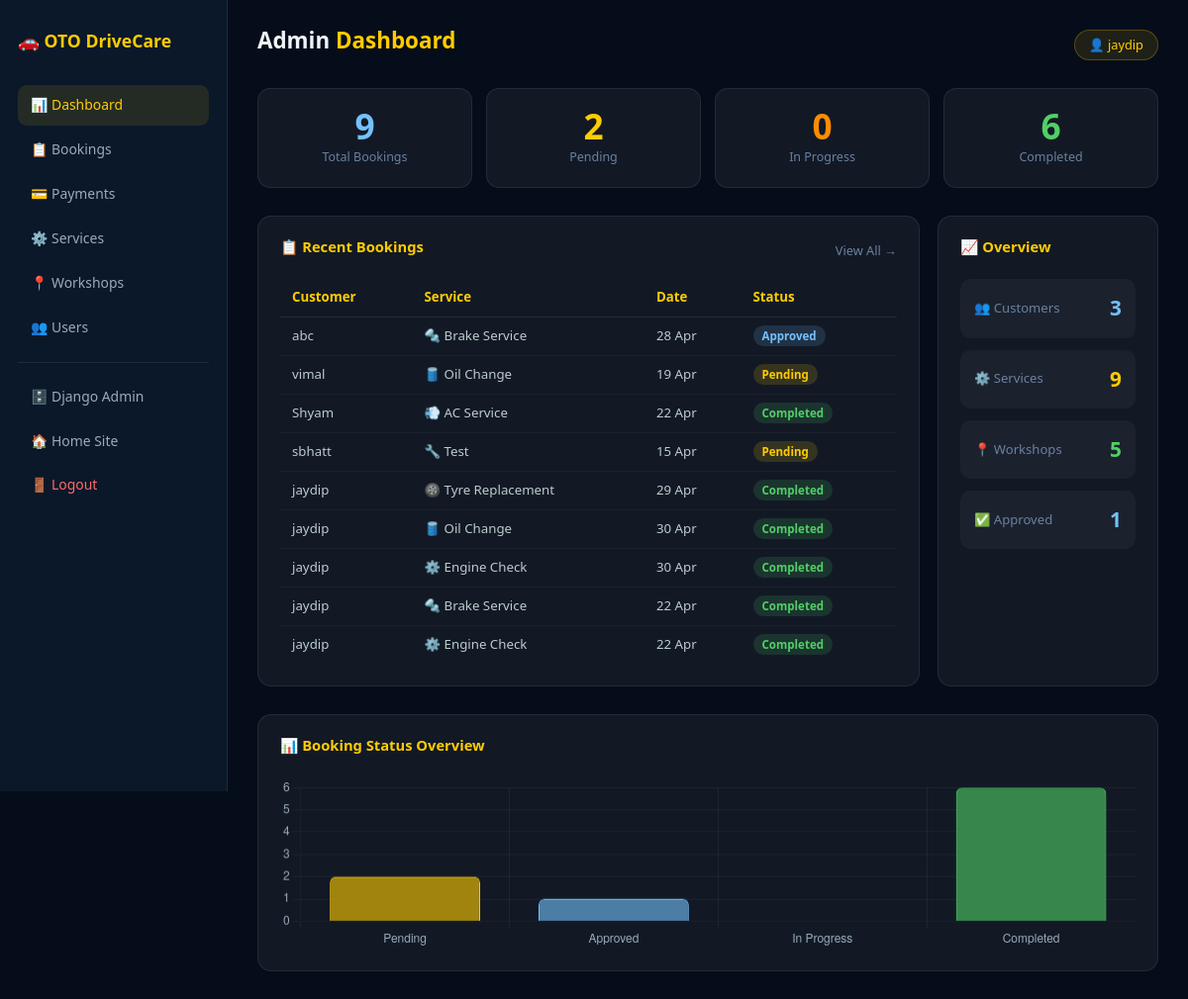
The app's page /admin-dashboard/ (signed in) with its own data.
### service/models.py (models this page shows, shortened)
class ServiceBooking(models.Model):
    STATUS_CHOICES = [
        ('Pending', 'Pending'),
        ('Approved', 'Approved'),
        ('In Progress', 'In Progress'),
        ('Completed', 'Completed'),
        ('Rejected', 'Rejected'),
        ('Cancelled', 'Cancelled'),
    ]
    customer = models.ForeignKey(User, on_delete=models.CASCADE, related_name='bookings')
    service = models.ForeignKey(Service, on_delete=models.CASCADE)
    workshop = models.ForeignKey(Workshop, on_delete=models.CASCADE)
    car_model = models.CharField(max_length=100)
    car_number = models.CharField(max_length=20)
    appointment_date = models.DateField()
    appointment_time = models.TimeField()
    notes = models.TextField(blank=True, null=True)
    status = models.CharField(max_length=20, choices=STATUS_CHOICES, default='Pending')
    payment_status = models.CharField(max_length=20, choices=[('Pending', 'Pending'), ('Paid', 'Paid')], default='Pending')
    transaction_id = models.CharField(max_length=100, blank=True, null=True)
    created_at = models.DateTimeField(auto_now_add=True)
    class Meta:
        ordering = ['-created_at']

class Service(models.Model):
    name = models.CharField(max_length=100)
    description = models.TextField()
    price = models.DecimalField(max_digits=8, decimal_places=2)
    duration = models.CharField(max_length=50)  # e.g. "2 hours"
    icon = models.CharField(max_length=10, default='🔧')
    is_active = models.BooleanField(default=True)
    created_at = models.DateTimeField(auto_now_add=True)
    class Meta:
        ordering = ['name']

### service/views.py (the view)
# urls.py: path('admin-dashboard/', views.admin_dashboard, name='admin_dashboard'),
@admin_required
def admin_dashboard(request):
    total = ServiceBooking.objects.count()
    pending = ServiceBooking.objects.filter(status='Pending').count()
    approved = ServiceBooking.objects.filter(status='Approved').count()
    in_progress = ServiceBooking.objects.filter(status='In Progress').count()
    completed = ServiceBooking.objects.filter(status='Completed').count()
    recent_bookings = ServiceBooking.objects.select_related(
        'customer', 'service', 'workshop'
    ).order_by('-created_at')[:10]
    total_users = User.objects.filter(is_staff=False).count()
    total_services = Service.objects.filter(is_active=True).count()
    total_workshops = Workshop.objects.filter(is_active=True).count()
    return render(request, 'admin_dashboard.html', {
        'total': total,
        'pending': pending,
        'approved': approved,
        'in_progress': in_progress,
        'completed': completed,
        'recent_bookings': recent_bookings,
        'total_users': total_users,
        'total_services': total_services,
        'total_workshops': total_workshops,
    })

### service/views.py (called while the page is built)
def admin_required(view_func):
    @wraps(view_func)
    def wrapper(request, *args, **kwargs):
        if not request.user.is_authenticated:
            return redirect('admin_login')
        if not request.user.is_staff:
            return redirect('home')
        return view_func(request, *args, **kwargs)
    return wrapper

### service/templates/admin_dashboard.html (shortened to what this page needs)
<!DOCTYPE html>
<html lang="en">
<head>
    <link href="https://cdn.jsdelivr.net/npm/bootstrap@5.3.0/dist/css/bootstrap.min.css" rel="stylesheet">
</head>
<body>
<div class="sidebar">
    <div class="logo">🚗 OTO DriveCare</div>
    <nav>
        <a href="/admin-dashboard/" class="active">📊 Dashboard</a>
        <a href="/admin-bookings/">📋 Bookings</a>
        <a href="/admin-payments/">💳 Payments</a>
        <a href="/admin-services/">⚙️ Services</a>
        <a href="/admin-workshops/">📍 Workshops</a>
        <a href="/admin-users/">👥 Users</a>
        <div class="divider"></div>
        <a href="/admin/">🗄️ Django Admin</a>
        <a href="/">🏠 Home Site</a>
        <a href="/logout/" style="color:#ff6b6b;">🚪 Logout</a>
    </nav>
</div>
<div class="main">
    <div class="toprow">
        <h1>Admin <span>Dashboard</span></h1>
        <span class="admin-chip">👤 {{ request.user.username }}</span>
    </div>
    <div class="stat-grid">
        <div class="stat-card"><div class="n num-blue">{{ total }}</div><div class="l">Total Bookings</div></div>
        <div class="stat-card"><div class="n num-yellow">{{ pending }}</div><div class="l">Pending</div></div>
        <div class="stat-card"><div class="n num-orange">{{ in_progress }}</div><div class="l">In Progress</div></div>
        <div class="stat-card"><div class="n num-green">{{ completed }}</div><div class="l">Completed</div></div>
    </div>
    <div class="row2">
        <div class="panel">
            <div class="panel-head">
                <h3>📋 Recent Bookings</h3>
                <a href="/admin-bookings/">View All →</a>
            </div>
            {% if recent_bookings %}
            <table>
                <thead><tr><th>Customer</th><th>Service</th><th>Date</th><th>Status</th></tr></thead>
                <tbody>
                {% for b in recent_bookings %}
                <tr>
                    <td>{{ b.customer.username }}</td>
                    <td>{{ b.service.icon }} {{ b.service.name }}</td>
                    <td>{{ b.appointment_date|date:"d M" }}</td>
                    <td>
                        {% if b.status == 'Pending' %}<span class="badge-s bp">Pending</span>
                        {% elif b.status == 'Approved' %}<span class="badge-s ba">Approved</span>
                        {% elif b.status == 'In Progress' %}<span class="badge-s bi">In Progress</span>
                        {% elif b.status == 'Completed' %}<span class="badge-s bc">Completed</span>
                        {% elif b.status == 'Rejected' %}<span class="badge-s br">Rejected</span>
                        {% else %}<span class="badge-s bx">Cancelled</span>{% endif %}
                    </td>
                </tr>
                {% endfor %}
                </tbody>
            </table>
            {% else %}
            <div class="empty">No bookings yet.</div>
            {% endif %}
        </div>
        <div class="panel">
            <div class="panel-head"><h3>📈 Overview</h3></div>
            <div class="mini-stats">
                <div class="mini-stat"><span class="ml">👥 Customers</span><span class="mn num-blue">{{ total_users }}</span></div>
                <div class="mini-stat"><span class="ml">⚙️ Services</span><span class="mn num-yellow">{{ total_services }}</span></div>
                <div class="mini-stat"><span class="ml">📍 Workshops</span><span class="mn num-green">{{ total_workshops }}</span></div>
                <div class="mini-stat"><span class="ml">✅ Approved</span><span class="mn" style="color:#74c0fc">{{ approved }}</span></div>
            </div>
        </div>
    </div>
    <div class="panel">
        <div class="panel-head"><h3>📊 Booking Status Overview</h3></div>
        <canvas id="statusChart" height="60"></canvas>
    </div>
</div>
<script>
new Chart(document.getElementById('statusChart'), {
    type: 'bar',
    data: {
        labels: ['Pending', 'Approved', 'In Progress', 'Completed'],
        datasets: [{
            label: 'Bookings',
            data: [{{ pending }}, {{ approved }}, {{ in_progress }}, {{ completed }}],
            backgroundColor: ['rgba(255,204,0,0.6)','rgba(116,192,252,0.6)','rgba(255,140,0,0.6)','rgba(81,207,102,0.6)'],
            borderColor: ['#ffcc00','#74c0fc','#ff8c00','#51cf66'],
            borderWidth: 1, borderRadius: 6,
        }]
    },
    options: {
        responsive: true,
        plugins: { legend: { display: false } },
        scales: {
            x: { ticks: { color: '#9ab' }, grid: { color: 'rgba(255,255,255,0.05)' } },
            y: { ticks: { color: '#9ab', stepSize: 1 }, grid: { color: 'rgba(255,255,255,0.05)' } }
        }
    }
});
</script>
</body>
</html>

### service/templates/admin_dashboard.html (style rules this page uses)
:root { --bg:#060d1a; --sidebar:#0b1829; --card:rgba(255,255,255,0.05); --gold:#ffcc00; --gold-dim:rgba(255,204,0,0.1); --text:#f0f4f8; --muted:#6a80a0; --border:rgba(255,255,255,0.08); --sw:230px; }
* { box-sizing:border-box; margin:0; padding:0; }
body { background:var(--bg); color:var(--text); font-family:'Segoe UI',sans-serif; display:flex; min-height:100vh; }
.sidebar { width:var(--sw); background:var(--sidebar); border-right:1px solid var(--border); padding:28px 18px; position:fixed; height:100vh; overflow-y:auto; display:flex; flex-direction:column; }
.sidebar .logo { color:var(--gold); font-size:1.1rem; font-weight:800; margin-bottom:32px; display:flex; align-items:center; gap:8px; }
.sidebar nav a { display:flex; align-items:center; gap:10px; color:#9ab; text-decoration:none; padding:10px 13px; border-radius:9px; margin-bottom:4px; font-size:0.87rem; transition:0.2s; }
.sidebar nav a:hover, .sidebar nav a.active { background:var(--gold-dim); color:var(--gold); }
.sidebar nav .divider { border-top:1px solid var(--border); margin:14px 0; }
.main { margin-left:var(--sw); flex:1; padding:28px 30px 60px; }
.toprow { display:flex; justify-content:space-between; align-items:center; margin-bottom:26px; }
.toprow h1 { font-size:1.4rem; font-weight:800; }
.toprow h1 span { color:var(--gold); }
.toprow .admin-chip { background:var(--gold-dim); border:1px solid rgba(255,204,0,0.25); color:var(--gold); padding:5px 14px; border-radius:20px; font-size:0.8rem; }
.stat-grid { display:grid; grid-template-columns:repeat(4,1fr); gap:14px; margin-bottom:28px; }
.stat-card { background:var(--card); border:1px solid var(--border); border-radius:13px; padding:20px 18px; text-align:center; transition:transform 0.2s; }
.stat-card .n { font-size:2.2rem; font-weight:800; line-height:1; }
.stat-card .l { color:var(--muted); font-size:0.78rem; margin-top:5px; }
.num-blue { color:#74c0fc; }
.num-yellow { color:var(--gold); }
.num-green { color:#51cf66; }
.num-orange { color:#ff8c00; }
.row2 { display:grid; grid-template-columns:3fr 1fr; gap:18px; margin-bottom:28px; }
.panel { background:var(--card); border:1px solid var(--border); border-radius:14px; padding:22px; }
.panel-head { display:flex; justify-content:space-between; align-items:center; margin-bottom:16px; }
.panel-head h3 { font-size:0.92rem; font-weight:700; color:var(--gold); }
.panel-head a { color:var(--muted); font-size:0.8rem; text-decoration:none; }
table { width:100%; border-collapse:collapse; font-size:0.83rem; }
th { color:var(--gold); font-weight:600; padding:9px 12px; text-align:left; border-bottom:1px solid var(--border); }
td { padding:9px 12px; border-bottom:1px solid rgba(255,255,255,0.04); color:#bcc; vertical-align:middle; }
tr:last-child td { border-bottom:none; }
.badge-s { padding:3px 9px; border-radius:20px; font-size:0.72rem; font-weight:600; }
.bp { background:rgba(255,204,0,0.15);color:#ffcc00; }
.ba { background:rgba(116,192,252,0.15);color:#74c0fc; }
.bc { background:rgba(81,207,102,0.15);color:#51cf66; }
.mini-stats { display:flex; flex-direction:column; gap:12px; }
.mini-stat { background:rgba(255,255,255,0.04); border-radius:10px; padding:14px; display:flex; justify-content:space-between; align-items:center; }
.mini-stat .ml { font-size:0.82rem; color:var(--muted); }
.mini-stat .mn { font-size:1.3rem; font-weight:800; }

### records on screen
ServiceBooking: customer.username "abc", service.icon "🔩", service.name "Brake Service", appointment_date "28 Apr", status "Approved"
ServiceBooking: customer.username "vimal", service.icon "🛢️", service.name "Oil Change", appointment_date "19 Apr", status "Pending"
ServiceBooking: customer.username "Shyam", service.icon "💨", service.name "AC Service", appointment_date "22 Apr", status "Completed"
ServiceBooking: customer.username "sbhatt", service.icon "🔧", service.name "Test", appointment_date "15 Apr", status "Pending"
ServiceBooking: customer.username "jaydip", service.icon "🛞", service.name "Tyre Replacement", appointment_date "29 Apr", status "Completed"
ServiceBooking: customer.username "jaydip", service.icon "🛢️", service.name "Oil Change", appointment_date "30 Apr", status "Completed"
ServiceBooking: customer.username "jaydip", service.icon "⚙️", service.name "Engine Check", appointment_date "30 Apr", status "Completed"
ServiceBooking: customer.username "jaydip", service.icon "🔩", service.name "Brake Service", appointment_date "22 Apr", status "Completed"
ServiceBooking: customer.username "jaydip", service.icon "⚙️", service.name "Engine Check", appointment_date "22 Apr", status "Completed"

### other values on screen
{{ request.user.username }} "jaydip"
{{ total }} "9"
{{ pending }} "2"
{{ in_progress }} "0"
{{ completed }} "6"
{{ total_users }} "3"
{{ total_services }} "9"
{{ total_workshops }} "5"
{{ approved }} "1"
chart data {{ pending }} 2
chart data {{ approved }} 1
chart data {{ in_progress }} 0
chart data {{ completed }} 6
